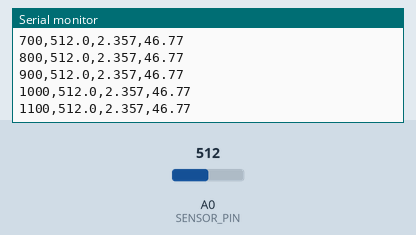
Simulated run of this sketch. Board: Arduino Nano, built with avr-gcc and run on an emulated ATmega328P. Shown: the last lines printed to the serial monitor. The test bench sets the inputs (shaded band); at power-on: A0 (SENSOR_PIN) = 512.

Above: at 1.2 s.
1.3 s: A0 (SENSOR_PIN) set to 716
At 1.31 s:
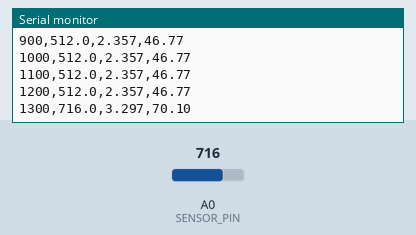
2.8 s: A0 (SENSOR_PIN) set to 900
At 2.81 s:
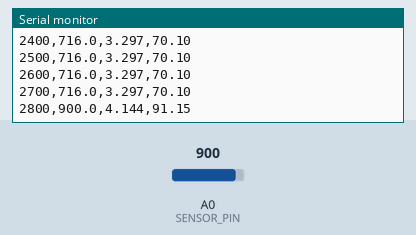
Timing chart, 0 to 5.8 s (numbered marks = the images above; inputs shaded):
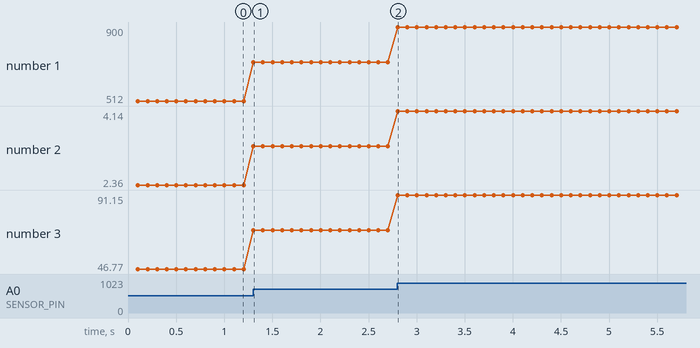

The sketch:

PressureSensor_Nano.ino
```cpp
// 0-100 bar pressure sensor (0.5-4.5 V output) read by an Arduino Nano.
// Wiring: sensor signal -> A0, sensor +V -> 5V, sensor GND -> GND.
// Streams CSV lines over serial: millis,raw_adc,voltage_V,pressure_bar

const uint8_t  SENSOR_PIN      = A0;
const float    VREF            = 4.71;    // Nano ADC reference (measure your 5V pin and put the real value here)
const float    V_MIN           = 0.475;    // sensor output at 0 bar
const float    V_MAX           = 4.5;    // sensor output at full scale
const float    P_MAX_BAR       = 100.0;  // full-scale pressure
const uint8_t  NUM_SAMPLES     = 16;     // readings averaged per output line
const uint16_t SAMPLE_PERIOD_MS = 100;   // 10 Hz output

unsigned long lastSample = 0;

void setup() {
  Serial.begin(115200);
  analogReference(DEFAULT);
  Serial.println("millis,raw_adc,voltage_V,pressure_bar");
}

void loop() {
  unsigned long now = millis();
  if (now - lastSample < SAMPLE_PERIOD_MS) return;
  lastSample = now;

  uint32_t sum = 0;
  for (uint8_t i = 0; i < NUM_SAMPLES; i++) {
    sum += analogRead(SENSOR_PIN);
  }
  float raw = (float)sum / NUM_SAMPLES;

  float voltage  = raw * VREF / 1023.0;
  float pressure = (voltage - V_MIN) * P_MAX_BAR / (V_MAX - V_MIN);
  if (pressure < 0) pressure = 0;  // small negative values are just noise/offset near 0 bar

  Serial.print(now);
  Serial.print(',');
  Serial.print(raw, 1);
  Serial.print(',');
  Serial.print(voltage, 3);
  Serial.print(',');
  Serial.println(pressure, 2);
}
```

Measured:
- after the input at 1.3 s, the serial monitor: prints a new line at once (image 1)
- plotted number 1: 512 → 716 after the input at 1.3 s
- plotted number 2: 2.36 → 3.3 after the input at 1.3 s
- plotted number 3: 46.77 → 70.1 after the input at 1.3 s
